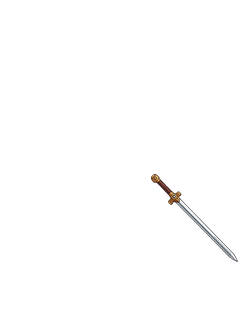
#> input picture assets/_trial_20260908/t45_hero_weapon_pilot_frame01_codex_native/normalized/hero_sword_held_rightdown.png, 240 x 320 px
$ python -i build_pilot.py   (imports and definitions only)
#> lines starting #> are read from the running program, lines starting #| are printed output that depends on the picture
#> further down, picture is the input picture: PIL image 240x320 RGBA; mean R, G, B, A 1.6, 1.4, 1.4, 2.4
#!/usr/bin/env python3
"""Build the T45 hero weapon first-frame pilot without touching runtime assets.

The generated sword is kept as an independent RGBA layer.  This script only
does deterministic crop/scale/paste, a tight original-fist occlusion mask and
review composites for ``battle_idle_right``.
"""
from __future__ import annotations

import hashlib
import json
import math
from pathlib import Path
from typing import Any

from PIL import Image, ImageDraw

ROOT = Path(__file__).resolve()
# [2 lines not run here, left out]
W, H = 240, 320
PACKAGE = ROOT / "assets/_trial_20260908/t45_hero_weapon_pilot_frame01_codex_native"
BODY_PATH = ROOT / "assets/characters/hero/battle45/battle_idle_right.png"
RAW_PATH = PACKAGE / "raw/hero_sword_held_transparent_attempt1.png"
NORMALIZED_PATH = PACKAGE / "normalized/hero_sword_held_rightdown.png"
MASK_PATH = PACKAGE / "occlusion_masks/hero_idle_right_fist_roi.png"
TRIP_PATH = PACKAGE / "composites_native/hero_idle_right_sword_triptych.png"
TRIP_2X_PATH = PACKAGE / "composites_2x/hero_idle_right_sword_triptych_2x.png"
CONTACT_PATH = PACKAGE / "contact/hero_idle_right_sword_pilot.png"
CONTACT_2X_PATH = PACKAGE / "contact/hero_idle_right_sword_pilot_2x.png"
QA_PATH = PACKAGE / "qa/pilot.json"
MANIFEST_PATH = PACKAGE / "manifest.json"
CALIBRATION_PATH = PACKAGE / "calibration/frame01_idle_right.json"

# Source-image coordinates measured from the generated sword's connected
# silhouette.  The grip is immediately above the guard, where a hand closes
# around a sword; tip is found from the principal-axis projection below.
SOURCE_GRIP = (350.0, 420.0)
# The fist's alpha component spans x=172..188.  Use a grip point a few pixels
# inside its screen-left half so the 126 px sword tip remains inside the
# 240 px canvas while the original hand still occludes the handle.
BODY_GRIP = (175.0, 195.0)
AXIS = (0.69, 0.724)  # grip -> tip, +Y down
TARGET_AXIS_LENGTH = 122.0
ANGLE_DEG = math.degrees(math.atan2(AXIS[1], AXIS[0]))
ROI_POLYGON = [(168, 184), (181, 184), (189, 189), (191, 198), (186, 207), (175, 207), (169, 202), (167, 192)]


# [6 lines left out: function sha256, not called in this run]


def alpha_points(im: Image.Image, threshold: int = 32) -> list[tuple[int, int]]:
#> called with threshold = 32
    a = im.convert("RGBA").getchannel("A")
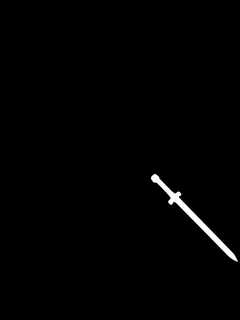
#> a: PIL image 240x320 L; min 0, max 255, mean 2.4
    pix = a.load()
    return [(x, y) for y in range(im.height) for x in range(im.width) if pix[x, y] > threshold]


# [25 lines left out: function metrics, not called in this run]


def principal_extents(im: Image.Image) -> tuple[float, float]:
    pts = alpha_points(im)
    ux, uy = AXIS
    vals = [(x * ux + y * uy) for x, y in pts]
    return min(vals), max(vals)


# [17 lines left out: function connected_components, not called in this run]


def crop_and_normalize(src: Image.Image) -> tuple[Image.Image, dict[str, Any]]:
    pts = alpha_points(src)
#> pts = 805 pairs, first value 151 to 237, second value 174 to 261
    l = min(x for x, _ in pts); t = min(y for _, y in pts)
#> after `l = min((x for x, _ in pts))`: l = 151
#> after `t = min((y for _, y in pts))`: t = 174
    r = max(x for x, _ in pts) + 1; b = max(y for _, y in pts) + 1
#> after `r = max((x for x, _ in pts)) + 1`: r = 238
#> after `b = max((y for _, y in pts)) + 1`: b = 262
    lo, hi = principal_extents(src)
#> in principal_extents, `vals = [(x * ux + y * uy) for x, y in pts]`: vals = 805 values, max 352.5 at index 804, min 231.5 at index 0, mean 288.5
#> lo = 231.5; hi = 352.5
    axis_length = hi - lo
#> axis_length = 120.9
    scale = TARGET_AXIS_LENGTH / axis_length
#> scale = 1.01
    crop = src.crop((l, t, r, b))
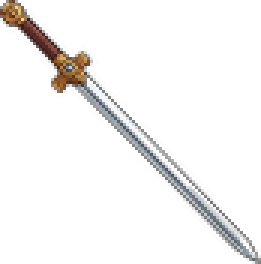
#> crop: PIL image 87x88 RGBA (shown 3 times larger); mean R, G, B, A 16, 14.5, 13.6, 23.6; transparent parts drawn white
    scaled = crop.resize((round(crop.width * scale), round(crop.height * scale)), Image.Resampling.LANCZOS)
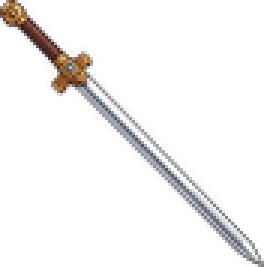
#> scaled: PIL image 88x89 RGBA (shown 3 times larger); mean R, G, B, A 16.7, 15.1, 14.1, 23.7; transparent parts drawn white
    pivot_rel = ((SOURCE_GRIP[0] - l) * scale, (SOURCE_GRIP[1] - t) * scale)
#> pivot_rel = (200.7, 248.1)
    out = Image.new("RGBA", (W, H), (0, 0, 0, 0))
#> out: PIL image 240x320 RGBA; every value is 0
    paste_xy = (round(BODY_GRIP[0] - pivot_rel[0]), round(BODY_GRIP[1] - pivot_rel[1]))
#> paste_xy = (-26, -53)
    out.alpha_composite(scaled, paste_xy)
    # Recompute axis endpoints after the exact integer paste so the measured
    # layer length is the same value the review receives.
    info = {
        "sourceBBoxT32": [l, t, r, b],
        "sourceAxisExtents": [lo, hi],
        "sourceAxisLength": axis_length,
        "scale": scale,
        "canvasPaste": list(paste_xy),
        "handlePivotSource": list(SOURCE_GRIP),
        "handlePivotLayer": [BODY_GRIP[0] - paste_xy[0], BODY_GRIP[1] - paste_xy[1]],
        "bodyGripPoint": list(BODY_GRIP),
        "axisLengthTarget": TARGET_AXIS_LENGTH,
        "angleDeg": ANGLE_DEG,
    }
    return out, info


# [177 lines left out: functions make_mask, subtract_mask, checker, triptych, labeled_contact, main, not called in this run]


# [2 lines not run here, left out]

>>> from PIL import Image
>>> picture = Image.open('normalized/hero_sword_held_rightdown.png')
>>> result = crop_and_normalize(picture)
